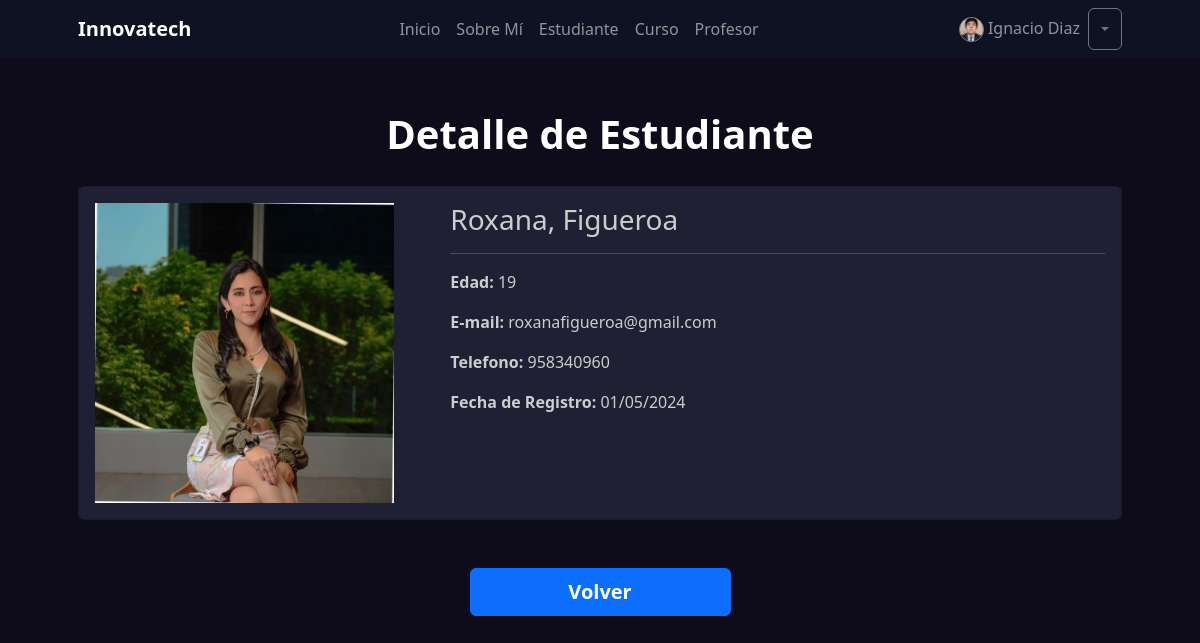
/estudiante/detail/8 (signed in), run on an earlier commit of the app's database.
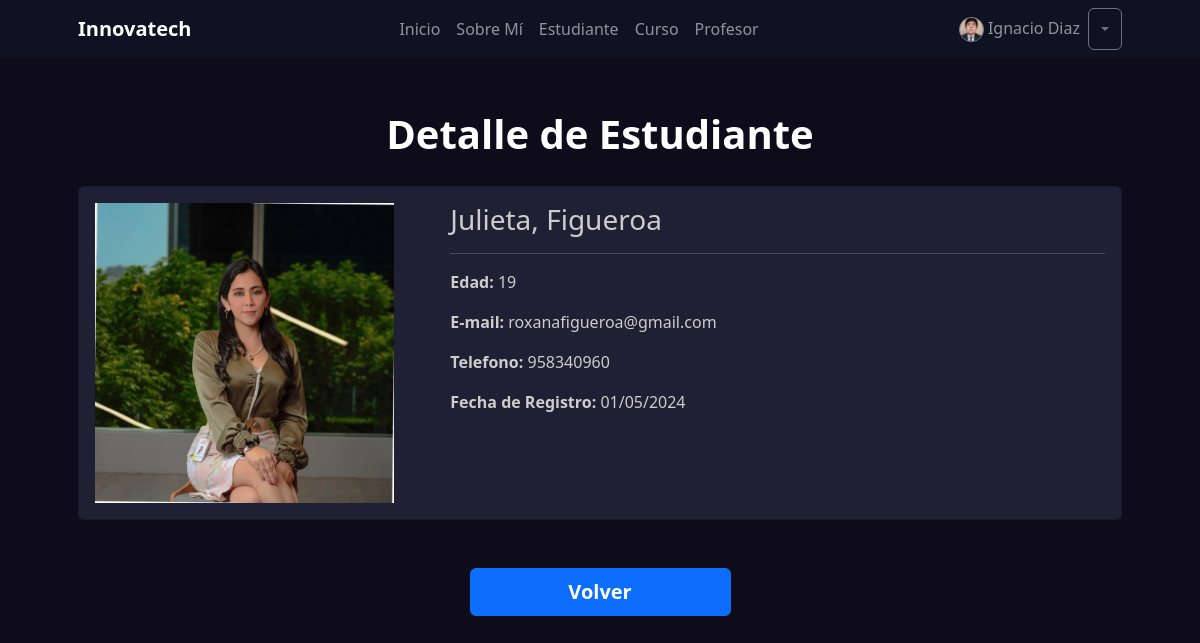
And on a later commit of the database.
### estudiante/models.py (models this page shows, shortened)
class Estudiante(models.Model):
    nombre = models.CharField(max_length=50)
    apellido = models.CharField(max_length=50)
    edad = models.IntegerField()
    email = models.EmailField()
    telefono = models.CharField(max_length=10)
    fecha_registro = models.DateTimeField(auto_now_add=True)
    imagen = models.ImageField(upload_to='estudiantes', null=True, blank=True)
    class Meta:
        verbose_name = 'Estudiante'
        verbose_name_plural = 'Estudiantes'

### estudiante/views.py (the view)
# urls.py: path("detail/<int:pk>", views.EstudianteDetail.as_view(), name="detail"),
class EstudianteDetail(DetailView):
    model = models.Estudiante

### estudiante/templates/estudiante/estudiante_detail.html (shortened to what this page needs)
{% extends 'core/base.html' %}
{% block titulo %}Detalle de Estudiante{% endblock titulo %}
{% block contenido %}
    <div class="">
        {% include 'estudiante/components/card.html' with nombre=object.nombre apellido=object.apellido edad=object.edad email=object.email telefono=object.telefono fecha_registro=object.fecha_registro imagen=object.imagen%}
    </div>
    <div class="d-flex justify-content-center mt-5">
        <a href="{% url 'estudiante:list' %}" class="btn btn-primary w-25 fs-5 p-2 fw-bold">Volver</a>
    </div>
{% endblock contenido %}

### estudiante/templates/estudiante/components/card.html
    <div class="card h-100 mt-4" style="background: #1F2034!important; color: #cecccc !important">
        <div class="row">
            <div class="col-md-4">
                <img
                    {% if imagen %}
                        src="{{ imagen.url }}"
                    {% else %}
                        src="https://salonlfc.com/wp-content/uploads/2018/01/image-not-found-1-scaled-1150x647.png"
                    {% endif %}
                    alt="Imagen de Usuario {{ nombre }}"
                    class="w-100 p-3"
                >
            </div>
            <div class="col-md-8">
                <div class="card-body">
                    <h3>{{ nombre }}, {{ apellido }}</h3>
                    <hr/>
                    <p class="card-text"><span class="fw-bold">Edad:</span> {{ edad }}</p>
                    <p class="card-text"><span class="fw-bold">E-mail: </span>{{ email }}</p>
                    <p class="card-text"><span class="fw-bold">Telefono: </span>{{ telefono }}</p>
                    <p class="card-text"><span class="fw-bold">Fecha de Registro: </span>{{ fecha_registro|date:"d/m/Y" }}</p>
                </div>
            </div>
        </div>
    </div>

What changed in the data, as far as the page shows it:
changed Estudiante "Figueroa": nombre "Roxana" → "Julieta"
